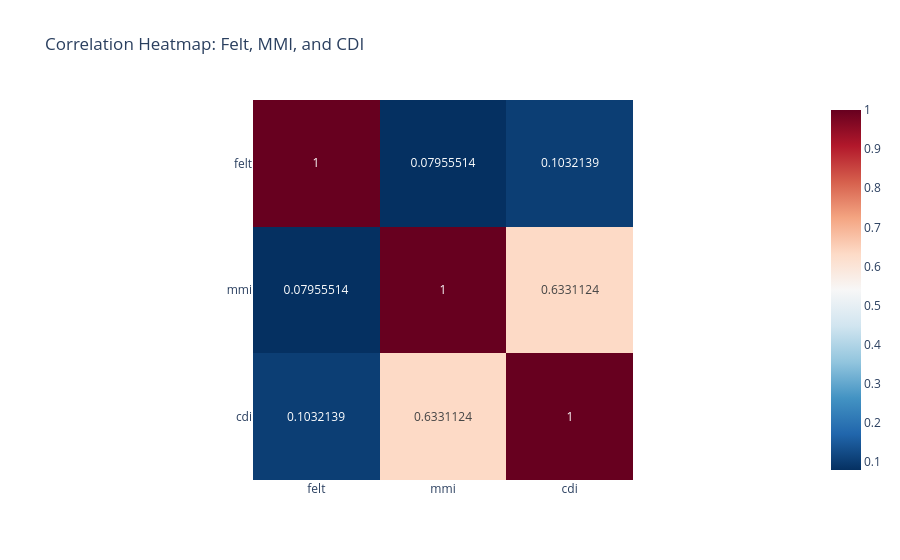

The code cell stored with this chart in its notebook:
### Markdown cell above
- Checking The Correlation between `felt` and [`cdi` , `mmi`]
- corr() --> take not null values only.

### Code cell
corr = df[['felt', 'mmi', 'cdi']].corr()

fig = px.imshow(
    corr,
    text_auto=True,
    color_continuous_scale='RdBu_r',
    title='Correlation Heatmap: Felt, MMI, and CDI'
)

fig.show()

### Figure 1 — Plotly figure (JSON) as saved in the notebook; plotly's stock layout.template omitted (floating-point values rounded to 4 significant figures)
{"data": [{"coloraxis": "coloraxis", "hovertemplate": "x: %{x}<br>y: %{y}<br>color: %{z}<extra></extra>", "name": "0", "texttemplate": "%{z}", "type": "heatmap", "x": ["felt", "mmi", "cdi"], "xaxis": "x", "y": ["felt", "mmi", "cdi"], "yaxis": "y", "z": [[1.0, 0.07956, 0.1032], [0.07956, 1.0, 0.6331], [0.1032, 0.6331, 1.0]]}], "layout": {"coloraxis": {"autocolorscale": false, "colorscale": [[0, "rgb(5,48,97)"], [0.1, "rgb(33,102,172)"], [0.2, "rgb(67,147,195)"], [0.3, "rgb(146,197,222)"], [0.4, "rgb(209,229,240)"], [0.5, "rgb(247,247,247)"], [0.6, "rgb(253,219,199)"], [0.7, "rgb(244,165,130)"], [0.8, "rgb(214,96,77)"], [0.9, "rgb(178,24,43)"], [1, "rgb(103,0,31)"]]}, "title": {"text": "Correlation Heatmap: Felt, MMI, and CDI"}, "xaxis": {"anchor": "y", "constrain": "domain", "domain": [0, 1], "scaleanchor": "y"}, "yaxis": {"anchor": "x", "autorange": "reversed", "constrain": "domain", "domain": [0, 1]}}}
